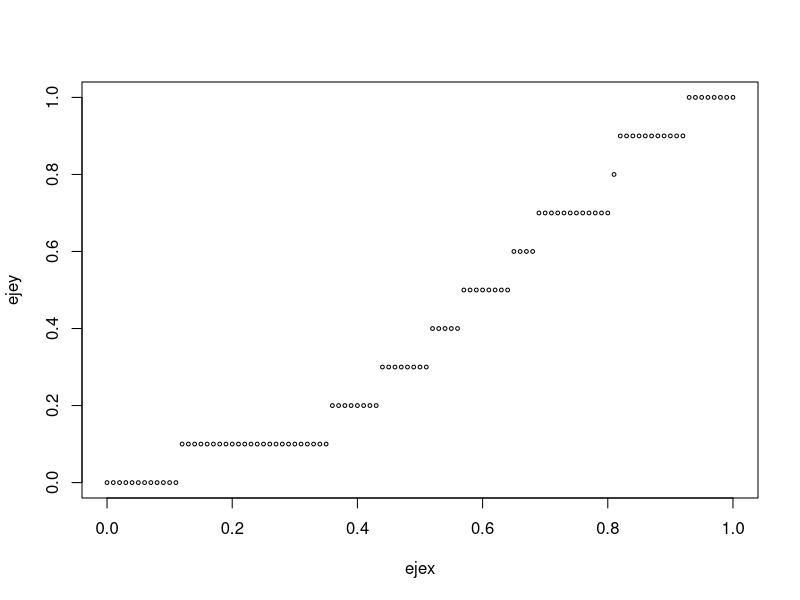
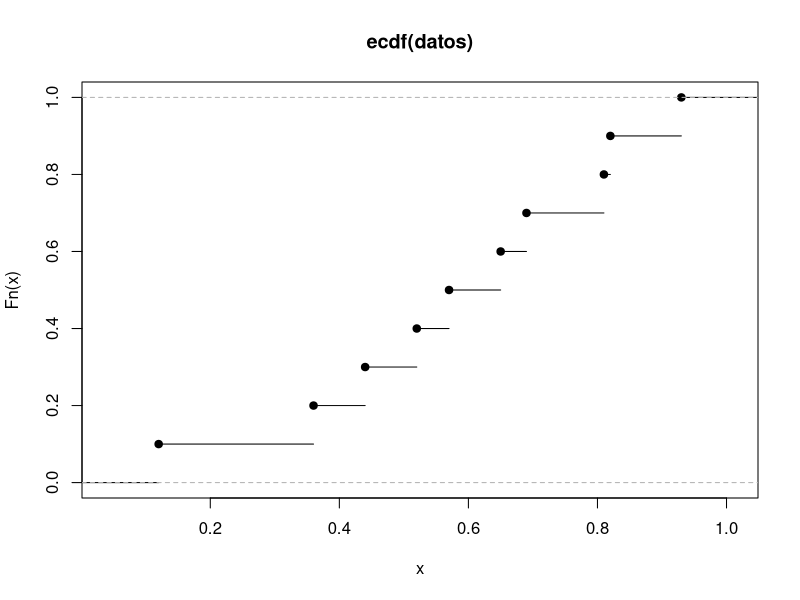
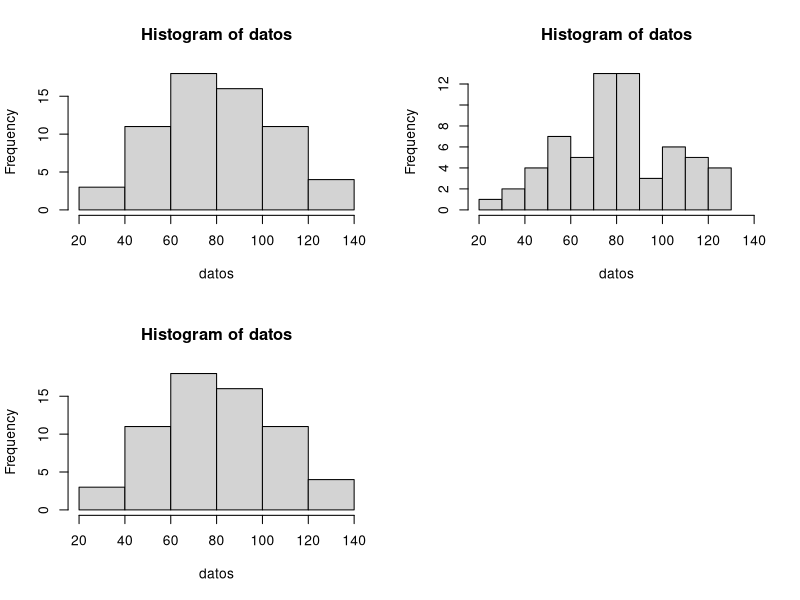
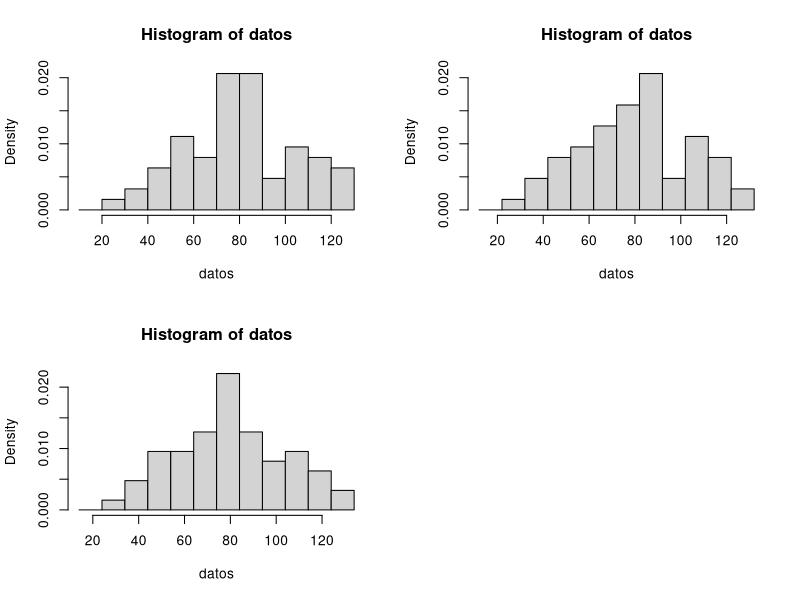
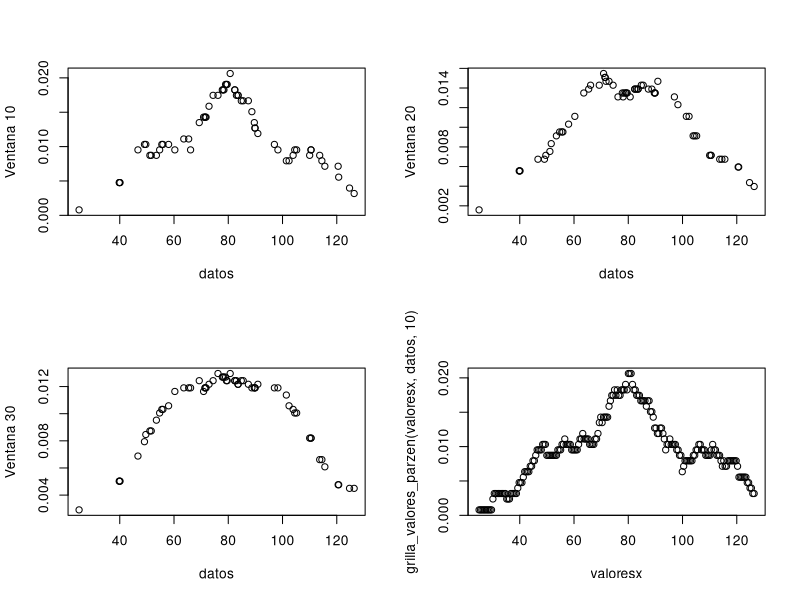
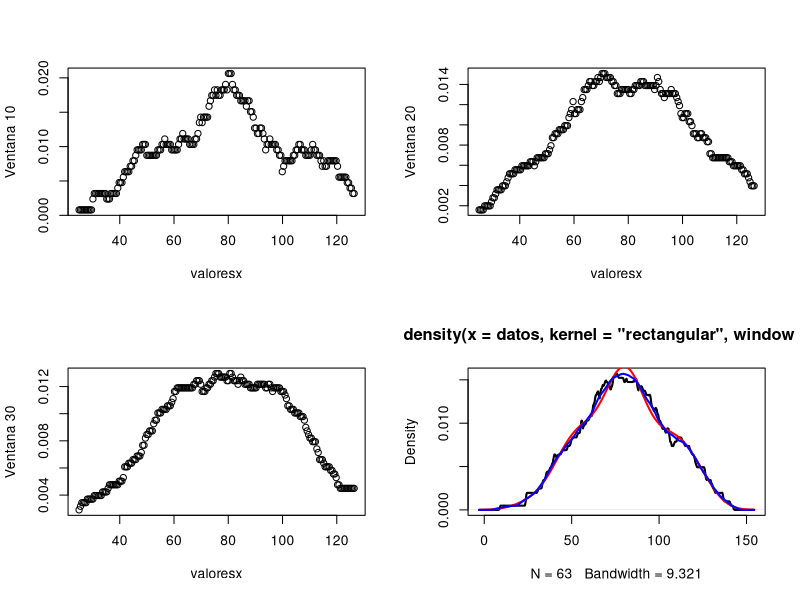
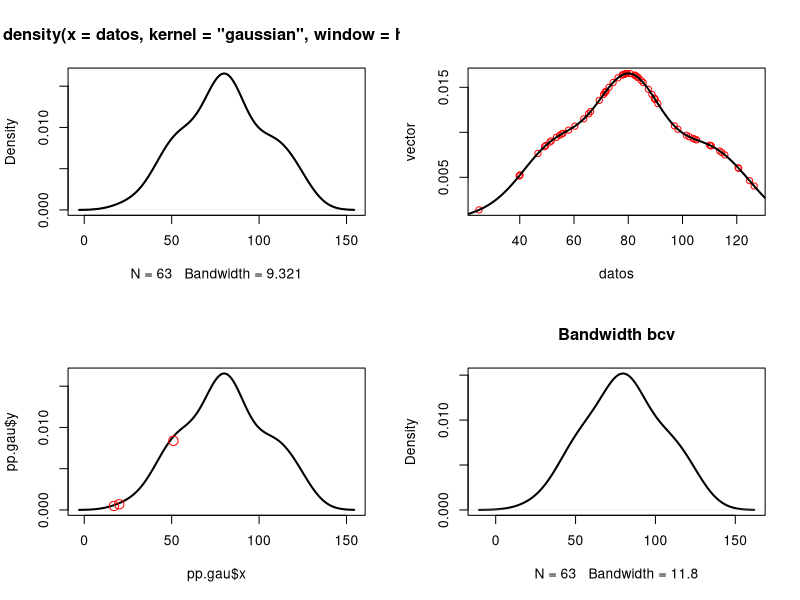
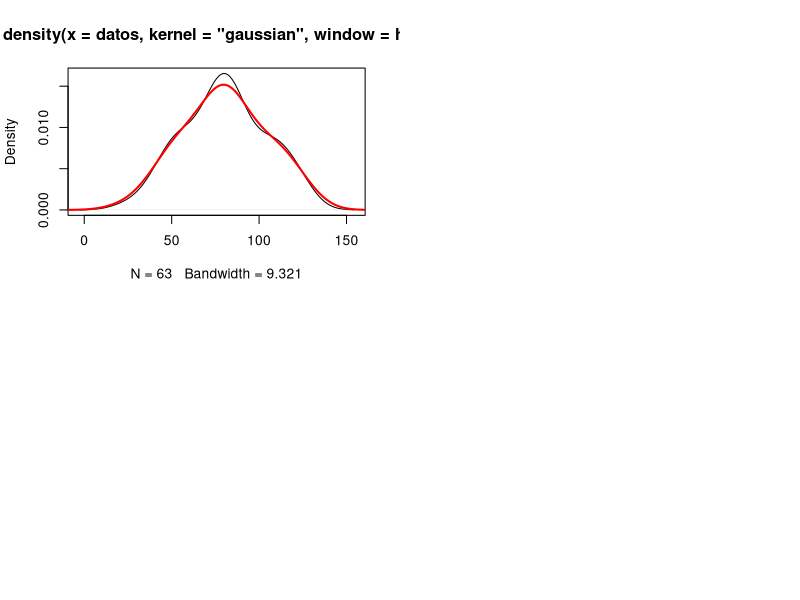

Write R code to recreate these figures, in order.
## ---- chunk 1
knitr::opts_chunk$set(echo = TRUE)
## ---- chunk 2
datos <- c(0.57, 0.93, 0.81, 0.44,0.36, 0.52,0.65,0.69,0.82,0.12) #los datos son de una uniforme
# datos <- runif(100)
# Empirica devuelve la proba de datos < t
empirica <- function(datos,t){
  mean(datos<=t)
  }

ejex <- seq(0,1,0.01)
ejey <- c()
# Recorro cada x y calculo el y
for(i in ejex){
  ejey<- c(ejey,empirica(datos,i))
}

plot(ejex,ejey,cex=0.5)
## ---- chunk 3
# ecdf: Empirical Cumulative Distribution Function
plot(ecdf(datos))
## ---- chunk 4
# datos = scan(nlines = 4)
# 126.4 82.4 78.1 51.1 90.9 76.2 104.5 87.4 110.5 25.0 69.3 53.5 39.8 63.6 46.7 72.9 79.6 83.6 80.7 
# 60.3 79.0 74.4 49.6 54.7 71.8 49.1 103.9 51.6 82.4 83.6 77.8 79.3 89.6 85.5 58.0 120.7 110.5 65.4 
# 39.9 40.1 88.7 71.4 83.0 55.9 89.9 84.8 105.2 113.7 124.7 114.5 115.6 102.4 101.4 89.8 71.5 70.9 98.3 55.5 66.1 78.4 120.5 97.0 110.0

datos = c(
126.4, 82.4, 78.1, 51.1, 90.9, 76.2, 104.5, 87.4, 110.5, 25.0, 69.3, 53.5, 39.8, 63.6, 46.7, 72.9, 79.6, 83.6, 80.7,60.3, 79.0, 74.4, 49.6, 54.7, 71.8, 49.1, 103.9, 51.6, 82.4, 83.6, 77.8, 79.3, 89.6, 85.5, 58.0, 120.7, 110.5, 65.4, 39.9, 40.1, 88.7, 71.4, 83.0, 55.9, 89.9, 84.8, 105.2, 113.7, 124.7, 114.5, 115.6, 102.4, 101.4, 89.8, 71.5, 70.9, 98.3, 55.5, 66.1, 78.4, 120.5, 97.0, 110.0)

par(mfrow=c(2,2))
hist(datos)
# i) de 20 a 140 con paso 10
hist(datos, breaks = c(10),xlim = c(20,140))
# ii) de 20 a 140 con paso 5. 
hist(datos, breaks = c(5),xlim = c(20,140))
# Comparar los tres histogramas obtenidos. Â¿Tiene algun efecto el refinamiento de los bins?
## ---- chunk 5
par(mfrow=c(2,2))
puntos_corte <- seq(10,130,10)
hist(datos, breaks = puntos_corte, freq = FALSE)

puntos_corte <- puntos_corte +2
hist(datos, breaks = puntos_corte, freq = FALSE)

puntos_corte <- puntos_corte +2
hist(datos, breaks = puntos_corte, freq = FALSE)
# Alerta a que es sensible el histograma? yo me quiero acercar a la densidad
# No quiero poner muy chiquitos
# El histograma parte y hace el mismo corte para todos los puntos
## ---- chunk 6
# 3 probab.est(x,dat,h)
probab.est <- function(x,datos,h){
  valor<- sum(datos>=(x-h) & datos <=(x+h))
  valor/(2*h*length(datos))
}
probab.est(40,datos,10) #0.04761
probab.est(40,datos,20) # 0.0055
## ---- chunk 7
# 4 grilla_valores
grilla_valores <- function(datos,h){
    valores <- c()
    for (i in datos){
    valores <- c(valores,probab.est(i,datos,h)) }
    valores
}
par(mfrow=c(2,2))
plot(datos,grilla_valores(datos,10),ylab ="Ventana 10")
plot(datos,grilla_valores(datos,20),ylab ="Ventana 20")
plot(datos,grilla_valores(datos,30),ylab ="Ventana 30")
## ---- chunk 8
# 5 densidad.est.parzen
densidad.est.parzen <- function(x,datos,h){
  datos <- (datos- x)/h
  valor<- sum(datos>=(-1) & datos <=(1))
  valor*1/2/(h*length(datos))
  
}
densidad.est.parzen(40,datos,10)
## ---- chunk 9
grilla_valores_parzen <- function(valoresx,datos,h){
    # valoresx <- seq(25,126.4,length.out = 200)
    valores <- c()
    for (i in valoresx){
    valores <- c(valores,densidad.est.parzen(i,datos,h)) }
    valores
}

valoresx <- seq(25,126.4,length.out = 200)
plot(valoresx,grilla_valores_parzen(valoresx,datos,10))
## ---- chunk 10
par(mfrow=c(2,2))
plot(valoresx,grilla_valores_parzen(valoresx,datos,10),ylab ="Ventana 10" )
plot(valoresx,grilla_valores_parzen(valoresx,datos,20),ylab ="Ventana 20")
plot(valoresx,grilla_valores_parzen(valoresx,datos,30),ylab ="Ventana 30")
## ---- chunk 11
pp.rec = density(datos,kernel = 'rectangular',window = 5)
pp.gau = density(datos,kernel = 'gaussian',window = 5)
pp.epa = density(datos,kernel = 'epanechnikov',window = 5)


plot(pp.rec)
lines(pp.rec$x,pp.rec$y,type = "l",col="black",lwd=2)
lines(pp.gau$x,pp.gau$y,type = "l",col="red",lwd=2)
lines(pp.epa$x,pp.epa$y,type = "l",col="blue",lwd=2)

## ---- chunk 12
datos = c(126.4, 82.4, 78.1, 51.1, 90.9, 76.2, 104.5, 87.4, 110.5, 25.0, 69.3, 53.5, 39.8, 63.6, 46.7, 72.9, 79.6, 83.6, 80.7,60.3, 79.0, 74.4, 49.6, 54.7, 71.8, 49.1, 103.9, 51.6, 82.4, 83.6, 77.8, 79.3, 89.6, 85.5, 58.0, 120.7, 110.5, 65.4, 39.9, 40.1, 88.7, 71.4, 83.0, 55.9, 89.9, 84.8, 105.2, 113.7, 124.7, 114.5, 115.6, 102.4, 101.4, 89.8, 71.5, 70.9, 98.3, 55.5, 66.1, 78.4, 120.5, 97.0, 110.0)

hsil = min((sd(datos)),(IQR(datos)/1.349))
hsil = hsil*1.06*(length(datos)**-1/5)
# hsil #0.0798

pp.gau = density(datos,kernel = 'gaussian',window = hsil)
plot(pp.gau)
lines(pp.gau$x,pp.gau$y,type = "l",col="black",lwd=2)
## ---- chunk 13
vector <- c()
for (i in datos){
# approxfun(density(datos))
vector <- c(vector,approxfun(density(datos,kernel = 'gaussian',window = hsil))(i))
}

plot(datos,vector,col="red")
lines(pp.gau$x,pp.gau$y,type = "l",col="black",lwd=2)

## ---- chunk 14
exis <- c(17,20,51)
vector <- c()
for (i in exis){
vector <- c(vector,approxfun(density(datos,kernel = 'epanechnikov',window = 5))(i))
}

plot(pp.gau$x,pp.gau$y,type = "l",col="black",lwd=2)
points(exis,vector,col="red",cex= 1.5)

## ---- chunk 15
# https://aakinshin.net/posts/kde-bw/
d <- density(datos,bw = "bcv")
plot(d, lwd = 2, main = "Bandwidth bcv")

## ---- chunk 16
pp.gau = density(datos,kernel = 'gaussian',window = hsil)
plot(pp.gau)
# lines(pp.gau$x,pp.gau$y,type = "l",col="black",lwd=2)

d <- density(datos,bw = "bcv")
lines(d, lwd = 2, col='red')
